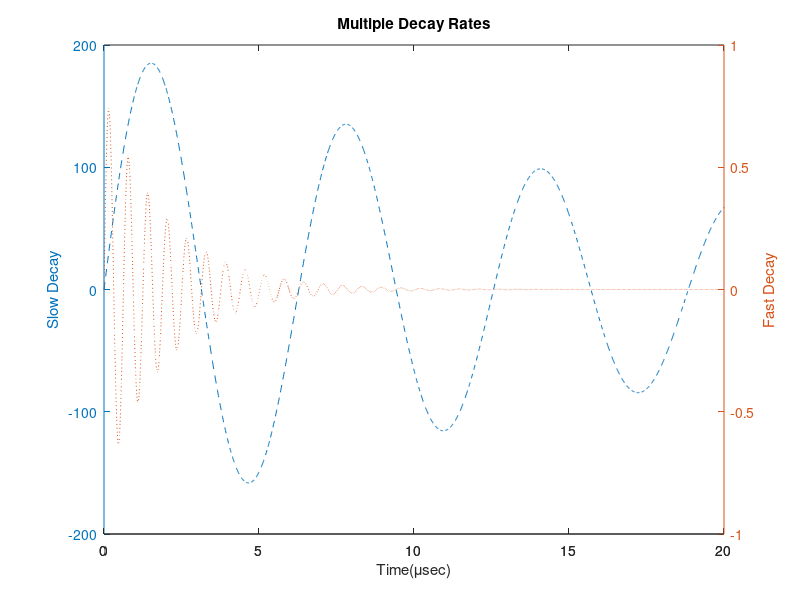

This figure's MATLAB source:
x = 0:0.01:20;
y1 = 200*exp(-0.05*x).*sin(x);
y2 = 0.8*exp(-0.5*x).*sin(10*x);
figure
[AX,H1,H2] = plotyy(x,y1,x,y2,'plot'); %共用一个x的坐标系，在y上有不同的取值
%设置相应的标签
set(get(AX(1),'Ylabel'),'String','Slow Decay')
set(get(AX(2),'Ylabel'),'String','Fast Decay')
xlabel('Time(\musec)')
title('Multiple Decay Rates')
set(H1,'LineStyle','--')
set(H2,'LineStyle',':')